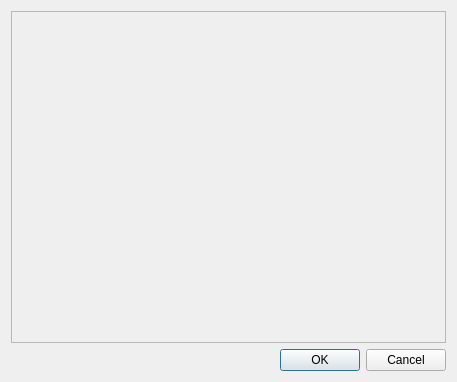
<?xml version="1.0" encoding="UTF-8"?>
<ui version="4.0">
 <class>Dialog</class>
 <widget class="QDialog" name="Dialog">
  <property name="geometry">
   <rect>
    <x>0</x>
    <y>0</y>
    <width>457</width>
    <height>382</height>
   </rect>
  </property>
  <property name="windowTitle">
   <string>Dialog</string>
  </property>
  <layout class="QGridLayout" name="gridLayout">
   <item row="1" column="0">
    <widget class="QDialogButtonBox" name="buttonBox">
     <property name="orientation">
      <enum>Qt::Horizontal</enum>
     </property>
     <property name="standardButtons">
      <set>QDialogButtonBox::Cancel|QDialogButtonBox::Ok</set>
     </property>
    </widget>
   </item>
   <item row="0" column="0">
    <widget class="QScrollArea" name="scrollArea">
     <property name="widgetResizable">
      <bool>true</bool>
     </property>
     <widget class="QWidget" name="scrollAreaWidgetContents">
      <property name="geometry">
       <rect>
        <x>0</x>
        <y>0</y>
        <width>437</width>
        <height>331</height>
       </rect>
      </property>
     </widget>
    </widget>
   </item>
  </layout>
 </widget>
 <resources/>
 <connections>
  <connection>
   <sender>buttonBox</sender>
   <signal>accepted()</signal>
   <receiver>Dialog</receiver>
   <slot>accept()</slot>
   <hints>
    <hint type="sourcelabel">
     <x>248</x>
     <y>254</y>
    </hint>
    <hint type="destinationlabel">
     <x>157</x>
     <y>274</y>
    </hint>
   </hints>
  </connection>
  <connection>
   <sender>buttonBox</sender>
   <signal>rejected()</signal>
   <receiver>Dialog</receiver>
   <slot>reject()</slot>
   <hints>
    <hint type="sourcelabel">
     <x>316</x>
     <y>260</y>
    </hint>
    <hint type="destinationlabel">
     <x>286</x>
     <y>274</y>
    </hint>
   </hints>
  </connection>
 </connections>
</ui>
